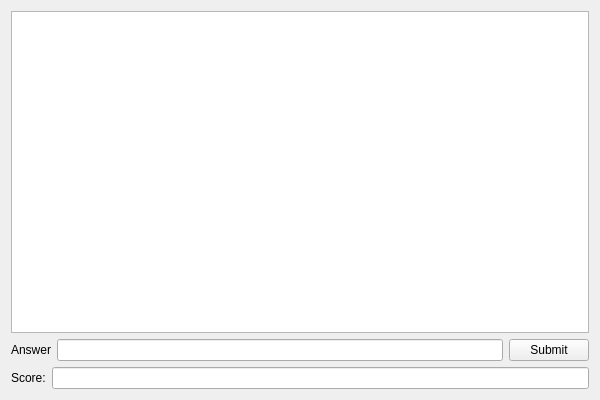
<?xml version="1.0" encoding="UTF-8"?>
<ui version="4.0">
 <class>ParticipantsClass</class>
 <widget class="QWidget" name="ParticipantsClass">
  <property name="geometry">
   <rect>
    <x>0</x>
    <y>0</y>
    <width>600</width>
    <height>400</height>
   </rect>
  </property>
  <property name="windowTitle">
   <string>Participants</string>
  </property>
  <layout class="QVBoxLayout" name="verticalLayout_3">
   <item>
    <layout class="QVBoxLayout" name="verticalLayout_2">
     <item>
      <widget class="QListWidget" name="listWidget"/>
     </item>
     <item>
      <layout class="QVBoxLayout" name="verticalLayout">
       <item>
        <layout class="QHBoxLayout" name="horizontalLayout_2">
         <item>
          <layout class="QHBoxLayout" name="horizontalLayout">
           <item>
            <widget class="QLabel" name="label">
             <property name="text">
              <string>Answer</string>
             </property>
            </widget>
           </item>
           <item>
            <widget class="QLineEdit" name="lineEdit"/>
           </item>
          </layout>
         </item>
         <item>
          <widget class="QPushButton" name="pushButton">
           <property name="text">
            <string>Submit</string>
           </property>
          </widget>
         </item>
        </layout>
       </item>
       <item>
        <layout class="QHBoxLayout" name="horizontalLayout_3">
         <item>
          <widget class="QLabel" name="label_2">
           <property name="text">
            <string>Score:</string>
           </property>
          </widget>
         </item>
         <item>
          <widget class="QLineEdit" name="lineEdit_2"/>
         </item>
        </layout>
       </item>
      </layout>
     </item>
    </layout>
   </item>
  </layout>
 </widget>
 <layoutdefault spacing="6" margin="11"/>
 <resources/>
 <connections/>
</ui>
